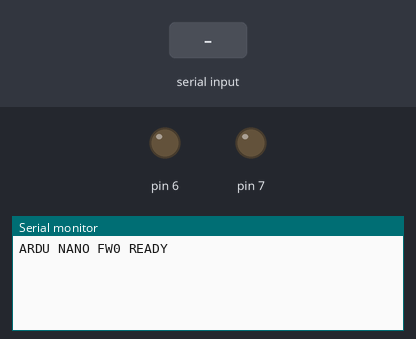
The sketch below on a simulated Arduino Nano, built with avr-gcc and run on an emulated ATmega328P. On the bench: output pins drawn as LEDs (lit = HIGH), the last lines printed to the serial monitor. Inputs (shaded band) come from the test bench.

Above: at 1.2 s.
1.3 s: "PING\n" received over Serial
At 2.5 s:
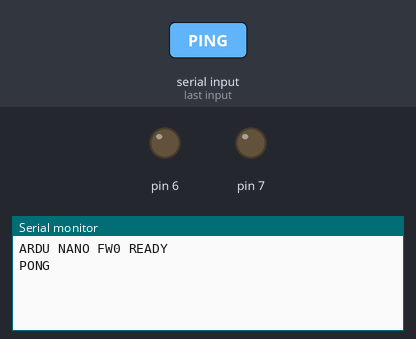
2.8 s: "STATUS\n" received over Serial
At 3.6 s:
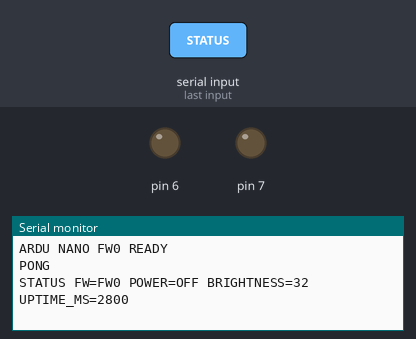
4.3 s: "HELP\n" received over Serial
At 4.8 s:
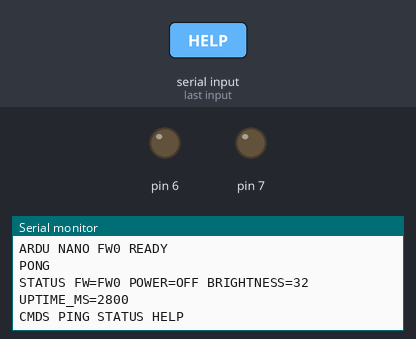

The sketch:

nano_fw0.ino
```cpp
#include <Arduino.h>

namespace ArduPins {
constexpr uint8_t RING_A = 6;
constexpr uint8_t RING_B = 7;
constexpr uint8_t MIC_IN = A0;
constexpr uint8_t RTC_SDA = A4;
constexpr uint8_t RTC_SCL = A5;
}

namespace ArduConfig {
constexpr unsigned long SERIAL_BAUD = 115200UL;
constexpr size_t RX_BUFFER_SIZE = 48;
}

struct ArduSettings {
  bool power = false;
  uint8_t brightness = 32;
};

ArduSettings settings;

char rxBuffer[ArduConfig::RX_BUFFER_SIZE];
size_t rxLength = 0;

void printStatus() {
  Serial.print(F("STATUS FW=FW0 POWER="));
  Serial.print(settings.power ? F("ON") : F("OFF"));
  Serial.print(F(" BRIGHTNESS="));
  Serial.print(settings.brightness);
  Serial.print(F(" UPTIME_MS="));
  Serial.println(millis());
}

void handleCommand(const char* command) {
  if (strcmp(command, "PING") == 0) {
    Serial.println(F("PONG"));
    return;
  }

  if (strcmp(command, "STATUS") == 0) {
    printStatus();
    return;
  }

  if (strcmp(command, "HELP") == 0) {
    Serial.println(F("CMDS PING STATUS HELP"));
    return;
  }

  Serial.println(F("ERR UNKNOWN_COMMAND"));
}

void pollSerial() {
  while (Serial.available() > 0) {
    const char c = static_cast<char>(Serial.read());

    if (c == '\r') {
      continue;
    }

    if (c == '\n') {
      if (rxLength > 0) {
        rxBuffer[rxLength] = '\0';
        handleCommand(rxBuffer);
        rxLength = 0;
      }
      continue;
    }

    if (rxLength < ArduConfig::RX_BUFFER_SIZE - 1) {
      rxBuffer[rxLength++] = c;
    } else {
      rxLength = 0;
      Serial.println(F("ERR LINE_TOO_LONG"));
    }
  }
}

void setup() {
  Serial.begin(ArduConfig::SERIAL_BAUD);

  pinMode(ArduPins::RING_A, OUTPUT);
  pinMode(ArduPins::RING_B, OUTPUT);
  digitalWrite(ArduPins::RING_A, LOW);
  digitalWrite(ArduPins::RING_B, LOW);

  Serial.println(F("ARDU NANO FW0 READY"));
}

void loop() {
  pollSerial();
}
```

Measured:
- after the input at 1.3 s, the serial monitor: prints a new line at once (image 1)
- after the input at 2.8 s, the serial monitor: prints a new line at once (image 2)
- after the input at 4.3 s, the serial monitor: prints a new line at once (image 3)
